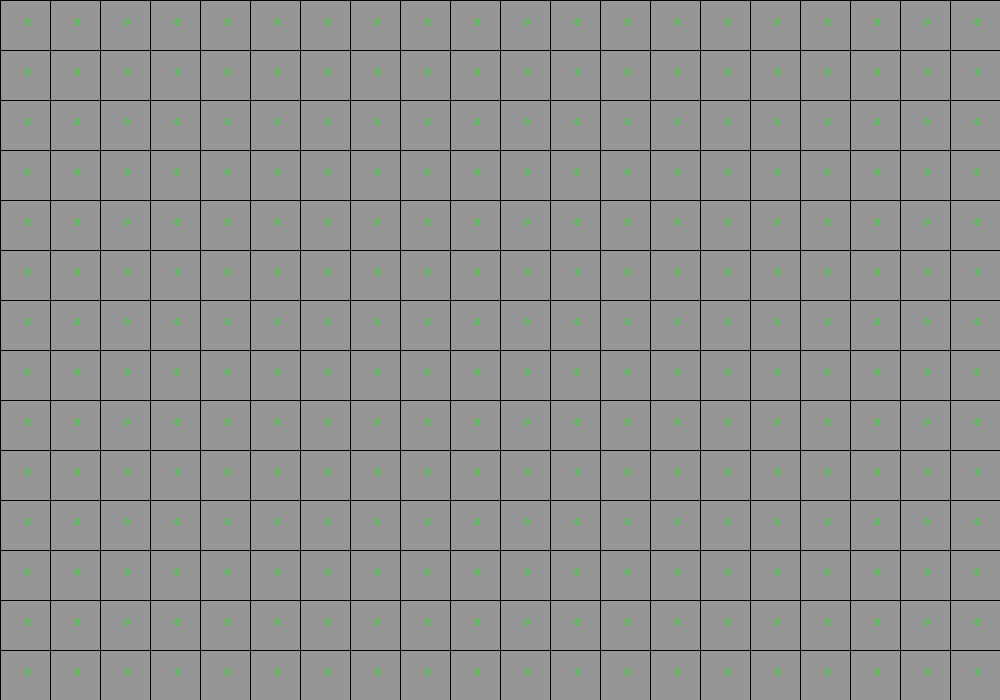
Frame 1 (no input)
Frame 60 (the mouse pressed at the canvas centre just before this capture): identical to frame 1, image omitted
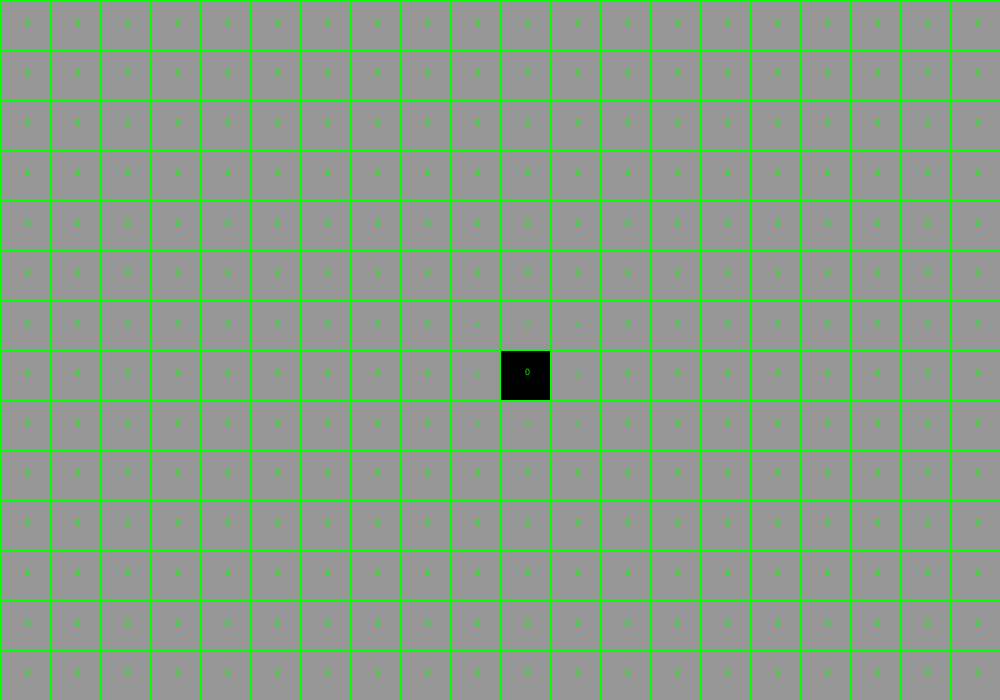
Frame 120 (the mouse held since frame 60 and released just before this capture)

The Processing sketch that drew these frames (run headless with seeded random() and noise(); from frame 60 on, the mouse is pressed at the canvas centre):

// Processing sketch: Grid_Template
// ── Grid_Template.pde
int gridScale;
Grid griddle;
void setup () {
  size(1000, 700);
  gridScale = 50;
  griddle = new Grid(0, 0, width/gridScale, height/gridScale);
}

void draw () {
  background(150);
  griddle.update();
  griddle.display();
}

// ── Cell.pde
class Cell {
  boolean filled;
  PVector gridPos;
  int borders;

  Cell(int x_, int y_, boolean f_) {
    gridPos = new PVector(x_, y_);
    filled = f_;
  }

  void display() {
    if (filled) {
      fill(0);
      rect(gridPos.x * gridScale, gridPos.y * gridScale, gridScale, gridScale);
      stroke(0, 255, 0);
    }
    fill(0, 255, 0);
    textSize(10);
    text(borders, gridPos.x * gridScale + gridScale/2, gridPos.y * gridScale + gridScale/2);
  }

  PVector getMouseGridspace() {
    int x, y;
    x = int(mouseX/gridScale);
    y = int(mouseY/gridScale);
    return new PVector(x, y);
  }

  void fillUp() {
    filled = true;
  }

  boolean exists(int x, int y, Cell[][] cells) {
    boolean ifx = true, ify = true;
    if (gridPos.x + x < 0 || gridPos.x + x > cells[0].length - 1) {
      ifx = false;
    }
    if (gridPos.y + y < 0 || gridPos.y + y > cells.length - 1) {
      ify = false;
    }
    return ifx && ify;
  }

  void update(Cell[][] cells) {
    PVector maus = getMouseGridspace();
    if (int(maus.x) == gridPos.x && int(maus.y) == gridPos.y && mousePressed) {
      //println(maus +""+ gridPos + filled);
      fillUp();
    }
    borders = 0;
    for (int i = -1; i < 2; i++) {
      for (int j = -1; j < 2; j++) {
        if (!( i ==0 && j == 0)) {

          if (exists(i, j, cells)) {
            if (cells[int(gridPos.y + j)][int(gridPos.x + i)].filled) {
              borders++;
            }
          }
          
        }
      }
    }
  }
}

// ── Grid.pde
class Grid {
  Cell[][] Cells;
  int gridWidth, gridHeight;
  float xPos, yPos;
  
  Grid(float x_, float y_, int gw_, int gh_){
    Cells = new Cell[gh_][gw_];
    gridWidth = gw_;
    gridHeight = gh_;
    xPos = x_;
    yPos = y_;
    for(int i = 0; i < gridHeight; i++){
      Cell[] tempCells = new Cell[gridWidth];
      for(int j = 0; j < gridWidth; j++){
        tempCells[j] = new Cell(j, i, false);
      }
      Cells[i] = tempCells;
    }
    
  }
  
  void display(){
    for(int i = 0; i < gridWidth; i++){
      line(xPos + gridScale * i, yPos, xPos + gridScale * i, yPos + gridHeight * gridScale);
    }
    
    for(int i = 0; i < gridHeight; i++){
      line(xPos, yPos + gridScale * i, xPos + gridWidth * gridScale, yPos + gridScale * i);
    }
    
    for(int i = 0; i < gridHeight; i++){
      for(int j = 0; j < gridWidth; j++){   
          Cells[i][j].display();
      }
    }
  }
  
  void update() {
    for(int i = 0; i < gridHeight; i++){
      for(int j = 0; j < gridWidth; j++){   
          Cells[i][j].update(Cells);
      }
    }
  }
}
